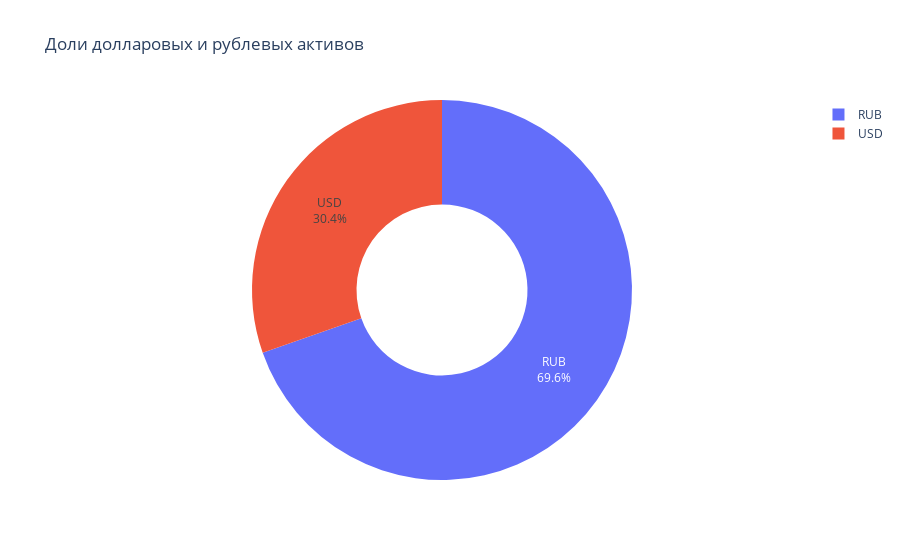

Notebook code cell kept with this figure:
### Code cell
fig = px.pie(currency_part, values='total_price_rub', names='currency', title='Доли долларовых и рублевых активов', hole=0.45)
fig.update_traces(textposition='inside', textinfo='percent+label')
fig.show()

### Figure 1 — Plotly figure (JSON) as saved in the notebook; plotly's stock layout.template omitted (floating-point values rounded to 4 significant figures)
{"data": [{"domain": {"x": [0, 1], "y": [0, 1]}, "hole": 0.45, "hovertemplate": "currency=%{label}<br>total_price_rub=%{value}<extra></extra>", "labels": ["USD", "USD", "USD", "USD", "USD", "RUB", "RUB", "RUB", "RUB", "RUB", "RUB", "RUB", "RUB", "RUB", "RUB", "RUB"], "legendgroup": "", "name": "", "showlegend": true, "textinfo": "percent+label", "textposition": "inside", "type": "pie", "values": [15380.0, 753.6, 1239.0, 11380.0, 283.3, 13742, 4659.0, 6990, 21990.0, 1338.0, 5721, 5030, 4920.0, 790.2, 1401.0, 6.628]}], "layout": {"legend": {"tracegroupgap": 0}, "title": {"text": "Доли долларовых и рублевых активов"}}}
